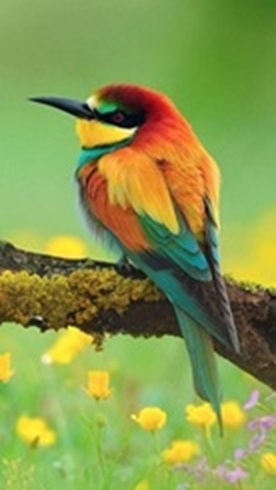
#> input picture Clase3-OPENCV/imagen.jpg, 276 x 490 px
$ jupyter execute Clase3_OPENCV.ipynb
#> lines starting #> are read from the running program, lines starting #| are printed output that depends on the picture; after the words box and inside, x2 and y2 are one past the last pixel; in counts of white or black regions, pixels touching at a corner belong together
[cell 1]
#CARGA DE LIBRERIA OPENCV - VISUALIZACIÓN DE IMAGEN ORIGINAL
import cv2
img = cv2.imread('imagen.jpg',1)                    #carga la imagen original
#> img is the input picture: shape (490, 276, 3); mean B, G, R 76.4, 152.8, 136
cv2.imshow('ORIGINAL',img)
cv2.waitKey(0)
cv2.destroyAllWindows()                              #presionar una TECLA para TERMINAR

[cell 2]
#VISUALIZACIÓN DE IMAGEN EN ESCALA DE GRISES
img_byn = cv2.cvtColor(img, cv2.COLOR_BGR2GRAY)     # convierte la imagen en escala de grises
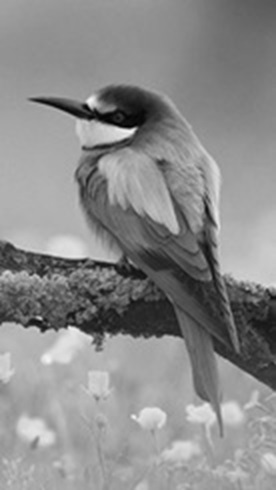
#> img_byn: shape (490, 276); min 0, max 244, mean 139.1
cv2.imshow('ESCALA DE GRISES',img_byn)
cv2.waitKey(0)
cv2.destroyAllWindows()

[cell 3]
#VISUALIZACIÓN DE CADA CANAL (azul, verde, rojo) EN ESCALA DE GRISES
img_azul, img_verde, img_roja = cv2.split(img)     #se muestran los 3 canales en escala de grises
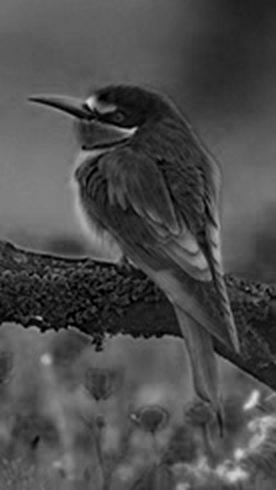
#> img_azul: shape (490, 276); min 0, max 218, mean 76.4
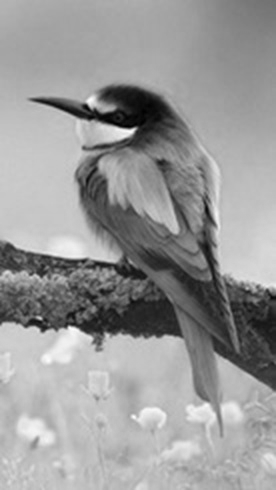
#> img_verde: shape (490, 276); min 0, max 253, mean 152.8
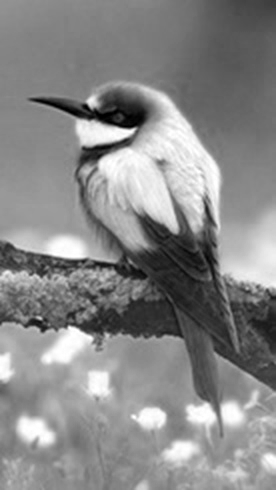
#> img_roja: shape (490, 276); min 0, max 255, mean 136
cv2.imshow('CANAL AZUL', img_azul)
cv2.imshow('CANAL VERDE', img_verde)
cv2.imshow('CANAL ROJO', img_roja)
cv2.waitKey(0)
cv2.destroyAllWindows()

[cell 4]
#INFORMACIÓN DE IMAGEN
tamanio = img.size                                  #obtención de las características de la imagen original
#> tamanio = 405720
alto, ancho, canales = img.shape
#> alto = 490; ancho = 276; canales = 3
tipo = img.dtype
print("Tamaño: " + str(tamanio) + " bytes")
#| Tamaño: 405720 bytes
print("Ancho: " + str(ancho) + " pixeles")
#| Ancho: 276 pixeles
print("Alto: " + str(alto) + " pixeles")
#| Alto: 490 pixeles
print("N° de Canales: " + str(canales))
#| N° de Canales: 3
print("Tipo: " + str(tipo))
#| Tipo: uint8

[cell 5]
#HISTOGRAMA
from matplotlib import pyplot as plt
img0 = cv2.imread('imagen.jpg',0)       #carga de imagen en blanco y negro
#> img0: shape (490, 276); min 0, max 245, mean 139.1
hist = cv2.calcHist([img0], [0], None, [256], [0, 256])   #imagenes, canales(0=img b&n, 1-2-3(canales img color)),
#> hist = 256 values, max 2549 at index 177, min 0 at index 246, mean 528.3
                                                            #región(none=total), histsize, rango nivel de intensidad.
cv2.imshow('IMAGEN', img0)
plt.xlabel('Nivel de luz')
plt.ylabel('N° de pixeles')
plt.title('Histograma')
plt.plot(hist)
plt.show()
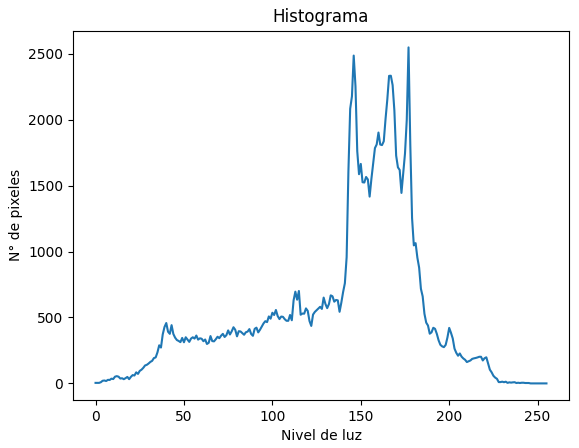
#> figure drawn by matplotlib, 1 panel; curve peaks at x = 177, y = 2549
cv2.waitKey(0)
cv2.destroyAllWindows()

[cell 6]
#FILTRO BASADO EN EL UMBRAL
#UMBRAL SIMPLE
def actualizar_imagen(umbral):
#> called with umbral = 0
    _, img_umbral = cv2.threshold(img0, umbral, 255, cv2.THRESH_BINARY)       #primer argumento no se utiliza, threshold=filtro binario -
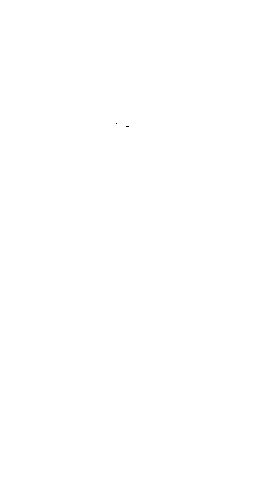
#> img_umbral: shape (490, 276); 100% white; black in thin lines or dots, all inside (x1, y1, x2, y2) = (116, 123, 129, 127)
                                                                            #(imagen, valor umbral, valor máximo, tipo umbral)
    cv2.imshow('IMAGEN FILTRADA', img_umbral)
cv2.imshow('IMAGEN ORIGINAL', img0)
cv2.createTrackbar('UMBRAL', 'IMAGEN ORIGINAL', 0, 255, actualizar_imagen)   #barra de desplazamiento
actualizar_imagen(0)                                                         #llamada a la función
cv2.waitKey(0)
cv2.destroyAllWindows()

[cell 7]
#FILTRO CANNY - DETECCIÓN DE BORDES
img_canny = cv2.Canny(img0, 80, 150)      #imagen, umbral inferior, umbral superior
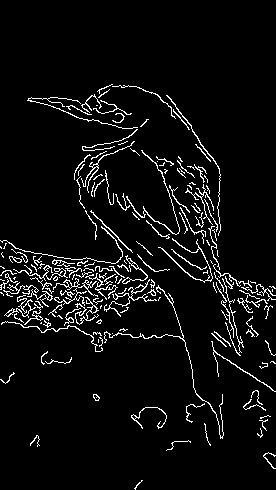
#> img_canny: shape (490, 276); 5.5% white in thin lines or dots, all inside (x1, y1, x2, y2) = (0, 84, 276, 490)
cv2.imshow('IMAGEN FILTRADA', img_canny)
cv2.waitKey(0)
cv2.destroyAllWindows()
